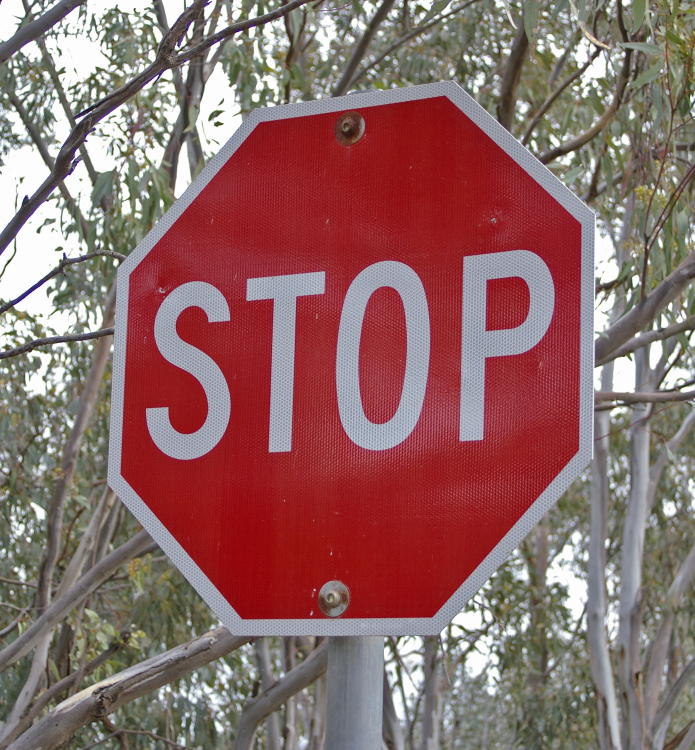
#> input picture src/images/stop_sign.jpg, 1389 x 1500 px, found by its file name (shown at 1/2 size)
$ jupyter execute 'Pre-processing Examples.ipynb'   (shell and % lines are left out)
#> lines starting #> are read from the running program, lines starting #| are printed output that depends on the picture
# Cropping and Resizing

### Import resources

[cell 1]
import matplotlib.pyplot as plt
import matplotlib.image as mpimg

import numpy as np
import cv2

### Read in the first image of a stop sign

[cell 2]
# Read in the image
stop1 = mpimg.imread('images/stop_sign.jpg')
#> stop1 is the input picture: shape (1500, 1389, 3); mean R, G, B 141.2, 105.4, 103.4

print('Image shape: ', stop1.shape)
#| Image shape:  (1500, 1389, 3)
plt.imshow(stop1)

### Read in the second image

[cell 3]
# Read in the image
stop2 = mpimg.imread('images/stop_sign2.jpg')
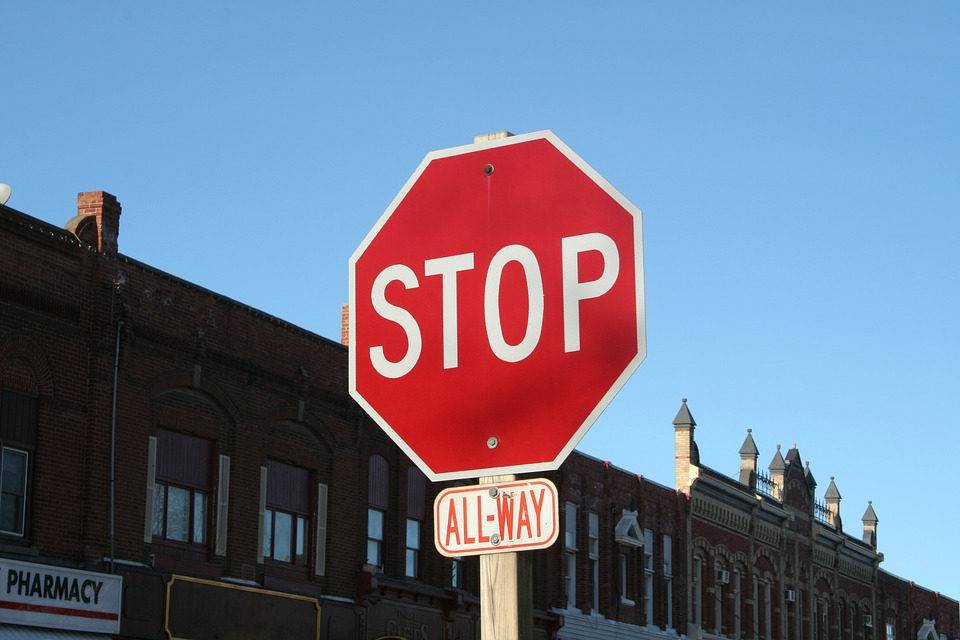
#> input picture src/images/stop_sign2.jpg, 960 x 640 px, found by its file name
#> stop2 is the input picture: shape (640, 960, 3); mean R, G, B 109.1, 119.6, 142.7

print('Image shape: ', stop2.shape)
#| Image shape:  (640, 960, 3)
plt.imshow(stop2)

## Crop this image so that it resembles the first image

[cell 4]
# To crop and image, you can use image slicing
# which is just slicing off a portion of the image array

# Make a copy of the image to manipulate
image_crop = np.copy(stop2)

# Define how many pixels to slice off the sides of the original image
row_crop = 90
col_crop = 250

# Using image slicing, subtract the row_crop from top/bottom and col_crop from left/right
image_crop = stop2[row_crop:-row_crop, col_crop:-col_crop, :]
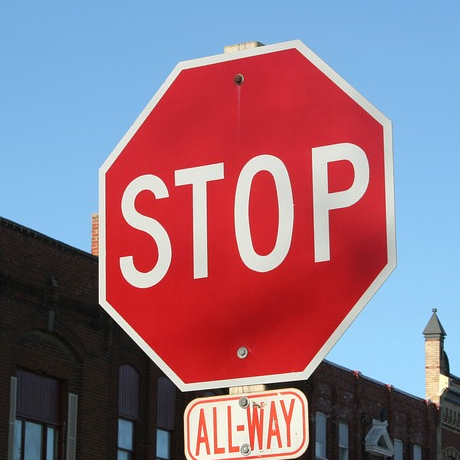
#> image_crop: shape (460, 460, 3); mean R, G, B 144.1, 114, 130.7

plt.imshow(image_crop)

## Resize the cropped image to be the same as the first

Recall that the shape of the first image is `(1500, 1389, 3)`.

[cell 5]
# Use OpenCV's resize function
standardized_im = cv2.resize(image_crop, (1389, 1500))
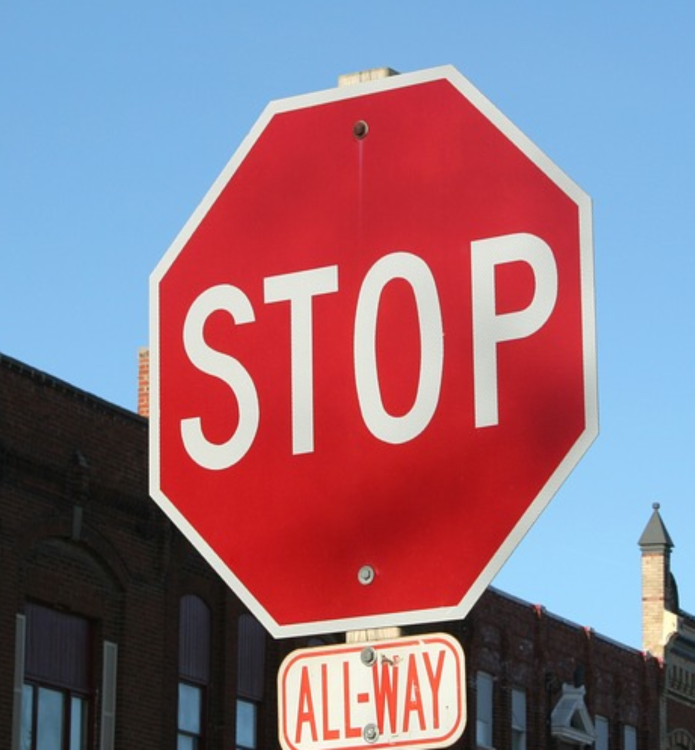
#> standardized_im: shape (1500, 1389, 3) (shown at 1/2 size); mean R, G, B 144, 114, 130.6

print('Image shape: ', standardized_im.shape)
#| Image shape:  (1500, 1389, 3)

# Plot the two images side by side
f, (ax1, ax2) = plt.subplots(1, 2, figsize=(20,10))
ax1.set_title('Stop sign 1')
ax1.imshow(stop1)
ax2.set_title('Standardized stop sign 2')
ax2.imshow(standardized_im)
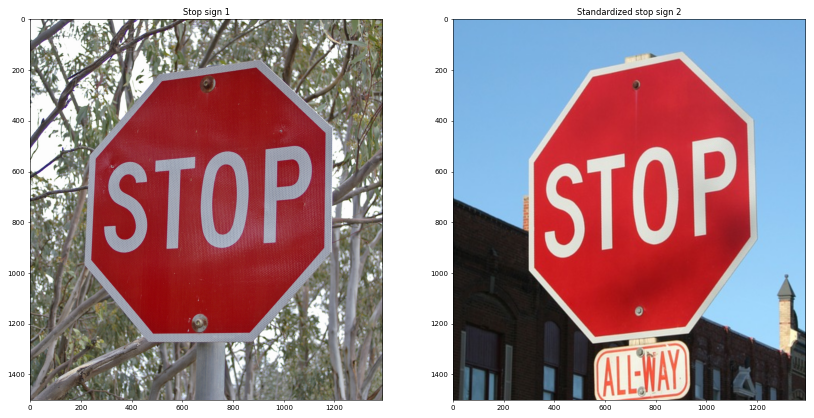
#> figure drawn by matplotlib, 2 panels

## Compare these images

Now you should be able to compare these images pixel by pixel!
We'll add up the red channel values in each image, and they should be fairly close, which means we can use this similarity to characterize these images.

For comparison, we'll also show what happens when you perform this comparison using the orginal `stop_sign2.jpg`.

[cell 6]
# Sum all the red channel values and compare
red_sum1 = np.sum(stop1[:,:,0])
#> red_sum1 = 294214944
red_sum2 = np.sum(standardized_im[:,:,0])
#> red_sum2 = 300031057

print('Sum of all red pixel values in the first stop sign image: ', red_sum1)
#| Sum of all red pixel values in the first stop sign image:  294214944
print('Sum of red pixel values in the second, standardized image: ', red_sum2)
#| Sum of red pixel values in the second, standardized image:  300031057

red_sum_orig = np.sum(stop2[:,:,0])
#> red_sum_orig = 67000779

print('\nFor comparison, the sum of red pixels in the non-standardized image: ', red_sum_orig)
#| For comparison, the sum of red pixels in the non-standardized image:  67000779
